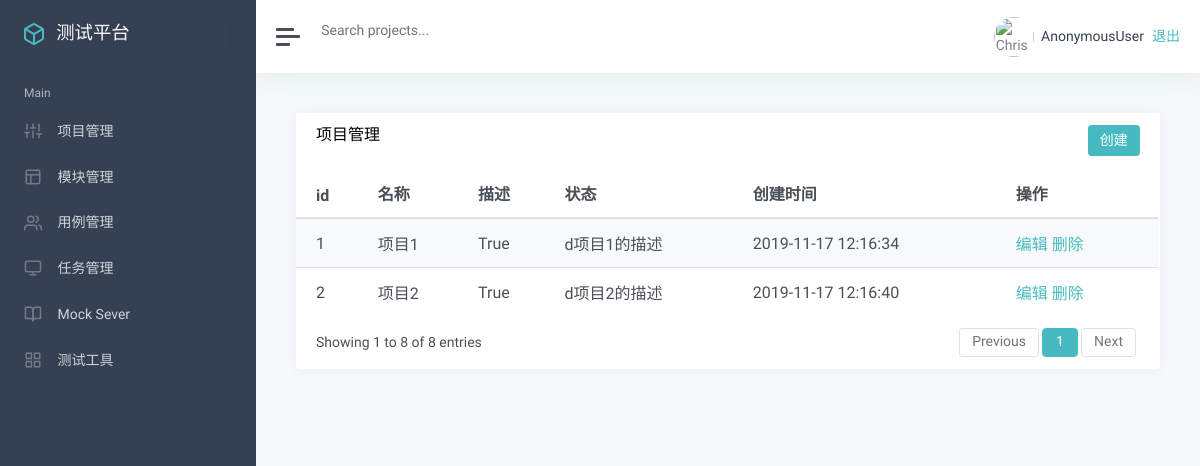
The app's page /manage/, older data.
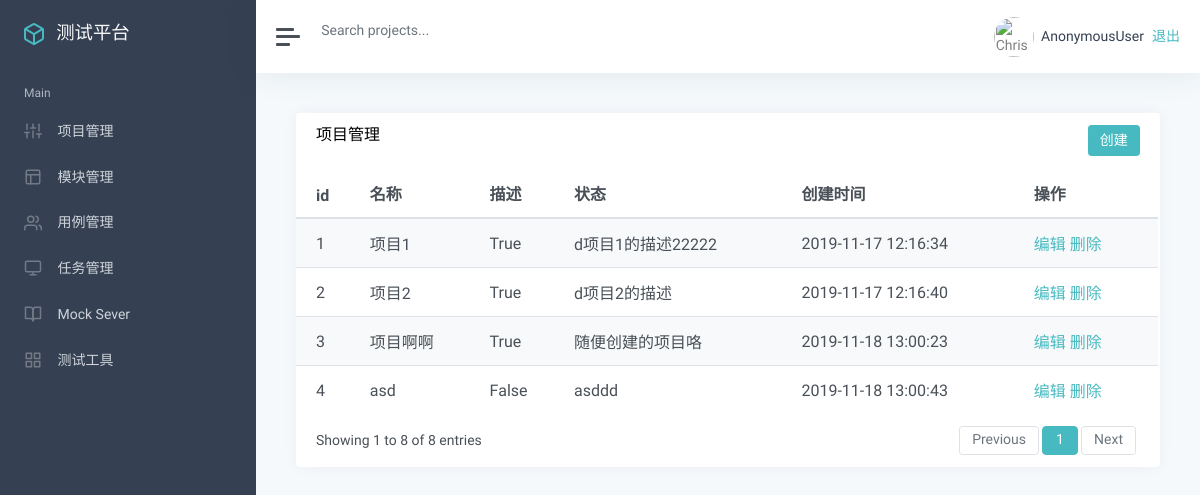
The same page, newer data.
### app_manage/models.py (models this page shows, shortened)
class Project(models.Model):
    name = models.CharField("名称", max_length=100, null=False, default='')
    describe = models.TextField("描述", default="")
    status = models.BooleanField("状态", default=True)
    update_time = models.DateTimeField("更新时间", auto_now=True)
    create_time = models.DateTimeField("创建时间", auto_now_add=True)

### app_manage/views/project_view.py (the view)
# urls.py: path('', project_view.list_project),
def list_project(request):
    projects = Project.objects.all()
    return render(request, 'project/list.html', {
        'projects':projects
    })

### templates/project/list.html (shortened to what this page needs)
{% extends "manage.html" %}
{% block manage %}
<div class="card flex-fill">
    <div class="card-header">
        <h5 class="card-title mb-0" style="float:left">项目管理</h5>
        <button onclick="add()" type="button" class="btn btn-primary" style="float:right">创建</button>
    </div>
    <div id="datatables-dashboard-traffic_wrapper" class="dataTables_wrapper dt-bootstrap4 no-footer">
        <div class="row">
            <div class="col-sm-12">
                <table id="datatables-dashboard-traffic" class="table table-striped my-0 dataTable no-footer"
                    role="grid" aria-describedby="datatables-dashboard-traffic_info">
                    <thead>
                        <tr role="row">
                            <th>id</th>
                            <th>名称</th>
                            <th>描述</th>
                            <th>状态</th>
                            <th>创建时间</th>
                            <th>操作</th>
                        </tr>
                    </thead>
                    <tbody>
                        {% for p in projects %}
                        <tr role="row" class="odd">
                            <td>{{ p.id }}</td>
                            <td>{{ p.name }}</td>
                            <td>{{ p.status }}</td>
                            <td>{{ p.describe }}</td>
                            <td>{{ p.create_time |date:"Y-m-d H:i:s"}}</td>
                            <td>
                                <a href="/project/edit/{{p.id}}/">编辑</a>
                                <a href="/manage/project_delete/{{p.id}}/">删除</a>
                            </td>
                        </tr>
                        {% endfor %}
                    </tbody>
                </table>
            </div>
        </div>
        <div class="row">
            <div class="col-sm-12 col-md-5">
                <div class="dataTables_info" id="datatables-dashboard-traffic_info" role="status" aria-live="polite">
                    Showing 1 to 8 of 8 entries
                </div>
            </div>
            <div class="col-sm-12 col-md-7">
                <div class="dataTables_paginate paging_simple_numbers" id="datatables-dashboard-traffic_paginate">
                    <ul class="pagination">
                        <li class="paginate_button page-item previous disabled"
                            id="datatables-dashboard-traffic_previous">
                            <a href="#" aria-controls="datatables-dashboard-traffic" data-dt-idx="0" tabindex="0"
                                class="page-link">Previous</a>
                        </li>
                        <li class="paginate_button page-item active">
                            <a href="#" aria-controls="datatables-dashboard-traffic" data-dt-idx="1" tabindex="0"
                                class="page-link">1</a>
                        </li>
                        <li class="paginate_button page-item next disabled" id="datatables-dashboard-traffic_next">
                            <a href="#" aria-controls="datatables-dashboard-traffic" data-dt-idx="2" tabindex="0"
                                class="page-link">Next</a>
                        </li>
                    </ul>
                </div>
            </div>
        </div>
    </div>
</div>
{% endblock %}

Row changes from the older to the newer data that the page shows:
changed Project "项目1": describe "d项目1的描述" → "d项目1的描述22222"
added Project: id "3", name "项目啊啊", status "True", describe "随便创建的项目咯", create_time "2019-11-18 13:00:23"
added Project: id "4", name "asd", status "False", describe "asddd", create_time "2019-11-18 13:00:43"
